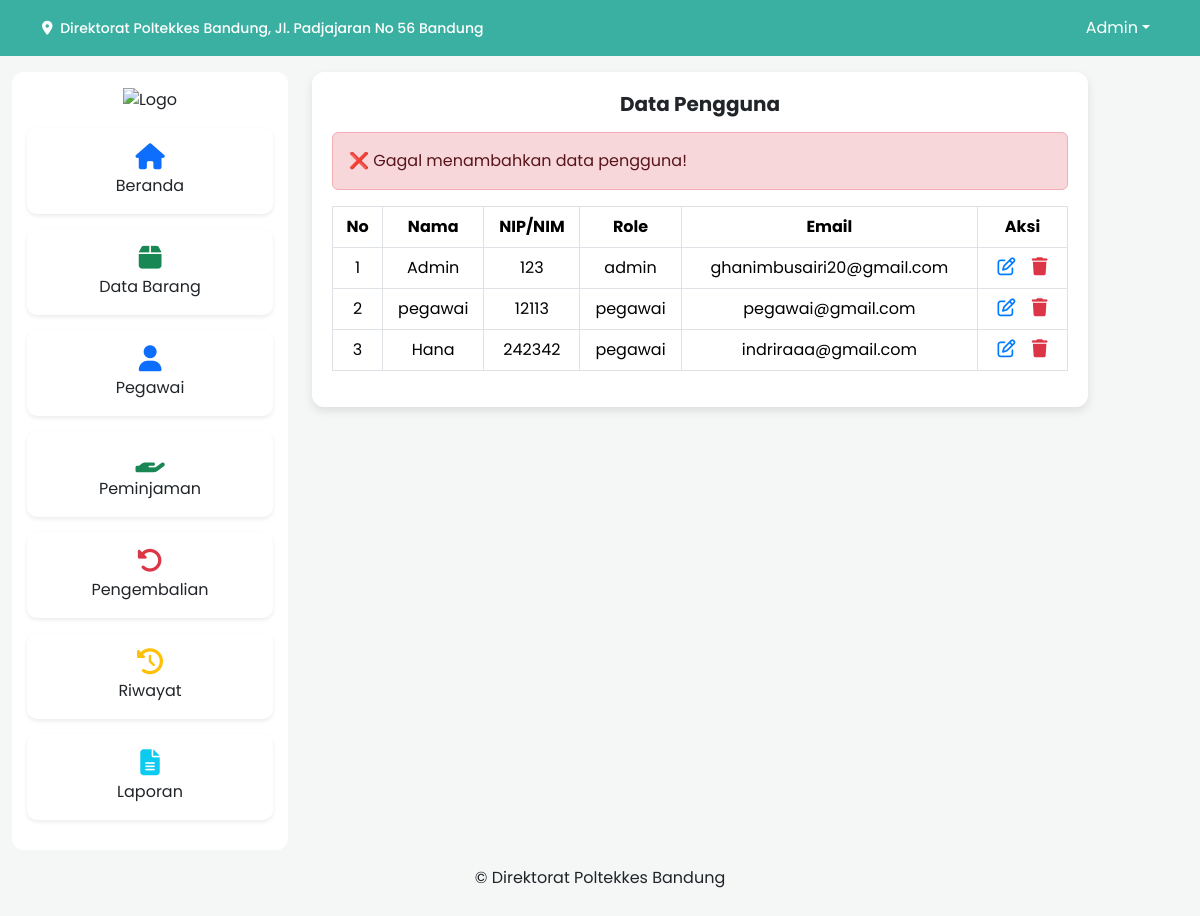
Page /pengguna.php?status=gagal (signed in) on the committed database.
### tables this page shows
CREATE TABLE `pengguna` (
  `NO` int(11) NOT NULL,
  `nama` varchar(100) NOT NULL,
  `nip` int(50) DEFAULT NULL,
  `kontak` int(20) DEFAULT NULL,
  `email` varchar(100) NOT NULL,
  `PASSWORD` varchar(255) NOT NULL,
  `ROLE` varchar(50) NOT NULL
);

### pengguna.php (the view, shortened to what this page needs)
<?php
include("koneksi.php");
$role = $_SESSION['role'] ?? '';
$nama = $_SESSION['nama'] ?? '';
$sql_pengguna = "SELECT * FROM pengguna ORDER BY no ASC";
$result_pengguna = $db->query($sql_pengguna);
$status_msg = "";
if (isset($_GET['status'])) {
    switch ($_GET['status']) {
        case "gagal":
            $status_msg = '<div class="alert alert-danger">❌ Gagal menambahkan data pengguna!</div>';
            break;
    }
}
?>
<!DOCTYPE html>
<html lang="id">
<head>
<link href="https://cdn.jsdelivr.net/npm/bootstrap@5.3.2/dist/css/bootstrap.min.css" rel="stylesheet">
<link rel="stylesheet" href="https://cdnjs.cloudflare.com/ajax/libs/font-awesome/6.5.1/css/all.min.css">
</head>
<body>
<nav class="navbar navbar-expand-lg">
  <div class="container d-flex align-items-center">
    <a class="navbar-brand" href="#"><i class="fa-solid fa-location-dot me-1"></i> Direktorat Poltekkes Bandung, Jl. Padjajaran No 56 Bandung</a>
    <ul class="navbar-nav d-none d-lg-flex">
      <li class="nav-item dropdown">
        <a class="nav-link dropdown-toggle" href="#" role="button" data-bs-toggle="dropdown"><?= $nama ?></a>
      </li>
    </ul>
  </div>
</nav>
<div class="container-fluid mt-3">
  <div class="row">
<div class="col-lg-3 d-none d-lg-block">
  <div class="sidebar-card">
    <div class="text-center mb-3"><img src="img/Logo.png" alt="Logo" style="height:50px;"></div>
    <a href="beranda.php"><div class="card"><div class="card-body"><i class="fa-solid fa-house text-primary mb-1"></i><br>Beranda</div></div></a>
    <a href="hal.php"><div class="card"><div class="card-body"><i class="fa-solid fa-box text-success mb-1"></i><br>Data Barang</div></div></a>
    <a href="pengguna.php"><div class="card"><div class="card-body"><i class="fa-solid fa-user text-primary mb-1"></i><br>Pegawai</div></div></a>
    <a href="peminjaman.php"><div class="card"><div class="card-body"><i class="fa-solid fa-hand-holding text-success mb-1"></i><br>Peminjaman</div></div></a>
    <a href="pengembalian.php"><div class="card"><div class="card-body"><i class="fa-solid fa-rotate-left text-danger mb-1"></i><br>Pengembalian</div></div></a>
    <?php if($role=='admin'||$role=='Admin'): ?>
    <a href="riwayat.php"><div class="card"><div class="card-body"><i class="fa-solid fa-clock-rotate-left text-warning mb-1"></i><br>Riwayat</div></div></a>
    <a href="laporan.php"><div class="card"><div class="card-body"><i class="fa-solid fa-file-alt text-info mb-1"></i><br>Laporan</div></div></a>
    <?php endif; ?>
  </div>
</div>
    <div class="col-md-8">
      <div class="content-card">
        <h5 class="mb-3 text-center fw-bold">Data Pengguna</h5>
        <?= $status_msg; ?>
        <div class="table-responsive">
          <table class="table table-bordered table-hover align-middle">
            <thead>
              <tr>
                <th style="width:50px;">No</th>
                <th>Nama</th>
                <th>NIP/NIM</th>
                <th>Role</th>
                <th>Email</th>
                <th style="width:90px;">Aksi</th>
              </tr>
            </thead>
            <tbody>
              <?php if($result_pengguna->num_rows > 0): ?>
                <?php
                $i = 1;
                while($row = $result_pengguna->fetch_assoc()): ?>
                  <tr>
                    <td><?= $i++; ?></td>
                    <td><?= $row['nama']; ?></td>
                    <td><?= $row['nip']; ?></td>
                    <td><?= $row['ROLE']; ?></td>
                    <td><?= $row['email']; ?></td>
<td>
  <i class="fa-regular fa-pen-to-square action-icon icon-edit"
     data-bs-toggle="modal" data-bs-target="#editModal"
     data-no="<?= $row['NO']; ?>"
     data-nama="<?= $row['nama']; ?>"
     data-nip="<?= $row['nip']; ?>"
     data-role="<?= $row['ROLE']; ?>"
     data-email="<?= $row['email']; ?>"></i>
  <i class="fa-solid fa-trash action-icon icon-delete"
     onclick="if(confirm('Apakah yakin ingin menghapus?')){window.location.href='proses_pengguna.php?hapus_no=<?= $row['NO']; ?>'}"></i>
</td>
                  </tr>
                <?php endwhile; ?>
              <?php else: ?>
                <tr>
                  <td colspan="6" class="text-muted text-center">Belum ada data pengguna</td>
                </tr>
              <?php endif; ?>
            </tbody>
          </table>
        </div>
      </div>
    </div>
  </div>
</div>
<footer class="text-center py-3 mt-auto">
  <div class="container">
    <p>&copy; Direktorat Poltekkes Bandung</p>
  </div>
</footer>
</body>
</html>

### pengguna.php (style rules this page uses)
.action-icon { cursor: pointer; font-size: 18px; margin: 0 6px; transition: color 0.3s ease, transform 0.2s ease; }
.icon-edit { color: #007bff; }
.icon-delete { color: #dc3545; }
body { font-family: 'Poppins', sans-serif; background: #f5f7f7; margin: 0; padding: 0; }
.navbar { background-color: #3AB0A2; color: white; }
.navbar-brand { font-weight: 500; font-size: 14px; color: #fff; }
.nav-link { color: white; }
.sidebar-card { border-radius: 12px; background: #ffffff; padding: 15px; }
.sidebar-card .card { border: none; border-radius: 10px; margin-bottom: 15px; box-shadow: 0 2px 4px rgba(0,0,0,0.08); transition: 0.3s; cursor: pointer; text-align:center; }
.sidebar-card a { text-decoration: none; color: inherit; display:block; }
.sidebar-card i { font-size:26px; transition:0.2s; }
.content-card { border-radius: 12px; background: #ffffff; padding: 20px; box-shadow:0 4px 10px rgba(0,0,0,0.1); }
.table thead { background: linear-gradient(90deg, #6faea7, #8BC6BF); color: #fff; text-align: center; }
.table td, .table th { vertical-align: middle; text-align: center; }

### rows in the picture
pengguna: nama "Admin", nip "123", ROLE "admin", email "ghanimbusairi20@gmail.com"
pengguna: nama "pegawai", nip "12113", ROLE "pegawai", email "pegawai@gmail.com"
pengguna: nama "Hana", nip "242342", ROLE "pegawai", email "indriraaa@gmail.com"

### other values in the picture
$nama "Admin"
